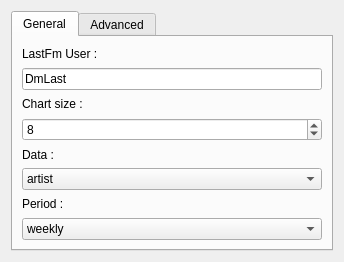
<ui version="4.0" >
 <class>lastmoidConfig</class>
 <widget class="QWidget" name="lastmoidConfig" >
  <property name="geometry" >
   <rect>
    <x>0</x>
    <y>0</y>
    <width>333</width>
    <height>262</height>
   </rect>
  </property>
  <layout class="QVBoxLayout" name="verticalLayout" >
   <item>
    <widget class="QTabWidget" name="tabWidget" >
     <property name="currentIndex" >
      <number>0</number>
     </property>
     <widget class="QWidget" name="tab" >
      <attribute name="title" >
       <string>General</string>
      </attribute>
      <layout class="QVBoxLayout" name="verticalLayout_2" >
       <item>
        <widget class="QLabel" name="label" >
         <property name="text" >
          <string>LastFm User :</string>
         </property>
        </widget>
       </item>
       <item>
        <widget class="QLineEdit" name="user" >
         <property name="enabled" >
          <bool>true</bool>
         </property>
         <property name="minimumSize" >
          <size>
           <width>300</width>
           <height>0</height>
          </size>
         </property>
         <property name="text" >
          <string>DmLast</string>
         </property>
         <property name="frame" >
          <bool>true</bool>
         </property>
         <property name="dragEnabled" >
          <bool>false</bool>
         </property>
        </widget>
       </item>
       <item>
        <widget class="QLabel" name="label_2" >
         <property name="text" >
          <string>Chart size :</string>
         </property>
        </widget>
       </item>
       <item>
        <widget class="QSpinBox" name="nbDatas" >
         <property name="minimumSize" >
          <size>
           <width>300</width>
           <height>0</height>
          </size>
         </property>
         <property name="minimum" >
          <number>1</number>
         </property>
         <property name="value" >
          <number>8</number>
         </property>
        </widget>
       </item>
       <item>
        <widget class="QLabel" name="label_3" >
         <property name="text" >
          <string>Data :</string>
         </property>
        </widget>
       </item>
       <item>
        <widget class="QComboBox" name="dataType" >
         <property name="minimumSize" >
          <size>
           <width>300</width>
           <height>0</height>
          </size>
         </property>
         <property name="currentIndex" >
          <number>0</number>
         </property>
         <item>
          <property name="text" >
           <string>artist</string>
          </property>
         </item>
         <item>
          <property name="text" >
           <string>recentTracks</string>
          </property>
         </item>
         <item>
          <property name="text" >
           <string>album</string>
          </property>
         </item>
         <item>
          <property name="text" >
           <string>track</string>
          </property>
         </item>
        </widget>
       </item>
       <item>
        <widget class="QLabel" name="label_4" >
         <property name="text" >
          <string>Period :</string>
         </property>
        </widget>
       </item>
       <item>
        <widget class="QComboBox" name="dataPeriod" >
         <property name="minimumSize" >
          <size>
           <width>300</width>
           <height>0</height>
          </size>
         </property>
         <property name="currentIndex" >
          <number>0</number>
         </property>
         <item>
          <property name="text" >
           <string>weekly</string>
          </property>
         </item>
         <item>
          <property name="text" >
           <string>overall</string>
          </property>
         </item>
         <item>
          <property name="text" >
           <string>3month</string>
          </property>
         </item>
         <item>
          <property name="text" >
           <string>6month</string>
          </property>
         </item>
         <item>
          <property name="text" >
           <string>12month</string>
          </property>
         </item>
        </widget>
       </item>
      </layout>
     </widget>
     <widget class="QWidget" name="tab_2" >
      <attribute name="title" >
       <string>Advanced</string>
      </attribute>
      <layout class="QVBoxLayout" name="verticalLayout_3" >
       <item>
        <widget class="QLabel" name="label_5" >
         <property name="text" >
          <string>Update Time (min) :</string>
         </property>
        </widget>
       </item>
       <item>
        <widget class="QSpinBox" name="timer" >
         <property name="minimumSize" >
          <size>
           <width>300</width>
           <height>0</height>
          </size>
         </property>
         <property name="minimum" >
          <number>1</number>
         </property>
         <property name="value" >
          <number>5</number>
         </property>
        </widget>
       </item>
       <item>
        <widget class="QLabel" name="label_6" >
         <property name="minimumSize" >
          <size>
           <width>0</width>
           <height>110</height>
          </size>
         </property>
         <property name="text" >
          <string>&lt;!DOCTYPE HTML PUBLIC "-//W3C//DTD HTML 4.0//EN" "http://www.w3.org/TR/REC-html40/strict.dtd">
&lt;html>&lt;head>&lt;meta name="qrichtext" content="1" />&lt;style type="text/css">
p, li { white-space: pre-wrap; }
&lt;/style>&lt;/head>&lt;body style=" font-family:'Nimbus Sans L'; font-size:8pt; font-weight:400; font-style:normal;">
&lt;p align="center" style=" margin-top:0px; margin-bottom:0px; margin-left:0px; margin-right:0px; -qt-block-indent:0; text-indent:0px;">LastMoid for Kde4.X&lt;/p>
&lt;p align="center" style=" margin-top:0px; margin-bottom:0px; margin-left:0px; margin-right:0px; -qt-block-indent:0; text-indent:0px;">Damien Levin&lt;/p>
&lt;p align="center" style=" margin-top:0px; margin-bottom:0px; margin-left:0px; margin-right:0px; -qt-block-indent:0; text-indent:0px;">&lt;a href="http://www.kde-look.org/content/show.php/Lastmoid?content=98117">&lt;span style=" text-decoration: underline; color:#0000ff;">http://www.kde-look.org&lt;/span>&lt;/a>&lt;/p>&lt;/body>&lt;/html></string>
         </property>
        </widget>
       </item>
      </layout>
     </widget>
    </widget>
   </item>
  </layout>
 </widget>
 <resources/>
 <connections/>
</ui>
